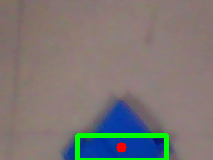
#> input picture camera/part4.png, 213 x 160 px, given in place of the camera
$ python foto.py
#> lines starting #> are read from the running program, lines starting #| are printed output that depends on the picture; after the words box and inside, x2 and y2 are one past the last pixel; in counts of white or black regions, pixels touching at a corner belong together
import cv2
import time
import numpy
#import main


vet_controle = [0, 0, 0, 0, 0, 0, 0, 0, 0]
def foto2 (classificador):
    jogada = 9
    i=0
    print(numpy.__version__)
    camera_porta=1
    camera=cv2.VideoCapture(camera_porta)
    Arquivo_raiz="C:/Users/lucas/Desktop/agora vai/imagem.png"
    Arquivo_raiz2="C:/Users/lucas/Desktop/agora vai/img2.png"
    Arquivo_teste="C:/Users/lucas/Desktop/agora vai/part0.png"
    Arquivo_teste1="C:/Users/lucas/Desktop/agora vai/part1.png"
    Arquivo_teste2="C:/Users/lucas/Desktop/agora vai/part2.png"
    Arquivo_teste3="C:/Users/lucas/Desktop/agora vai/part3.png"
    Arquivo_teste4="C:/Users/lucas/Desktop/agora vai/part4.png"
    Arquivo_teste5="C:/Users/lucas/Desktop/agora vai/part5.png"
    Arquivo_teste6="C:/Users/lucas/Desktop/agora vai/part6.png"
    Arquivo_teste7="C:/Users/lucas/Desktop/agora vai/part7.png"
    Arquivo_teste8="C:/Users/lucas/Desktop/agora vai/part8.png"

    print("tecle ESC para sair ou t para fotografar")

    kernel = numpy.ones((5 ,5), numpy.uint8)
    rangomax = numpy.array([255, 55, 55]) # B, G, R
    rangomin = numpy.array([51, 0, 0])
#-----------------------------------------------------------------------------------------------------------------------
    valor = 0
    loop = 0
    while loop == 0:
        retval, img = camera.read(0)
#> img is the input picture: shape (160, 213, 3); mean B, G, R 116.4, 118.9, 123.7
        cv2.imshow("foto", img)
        k = cv2.waitKey(100)
#> (key Esc is pressed here)
        if k == 27:
            loop = False
        elif k == ord("t"):
            cv2.imwrite(Arquivo_raiz, img)
            loop = False
        if not loop:
            img2 = cv2.imread("imagem.png")
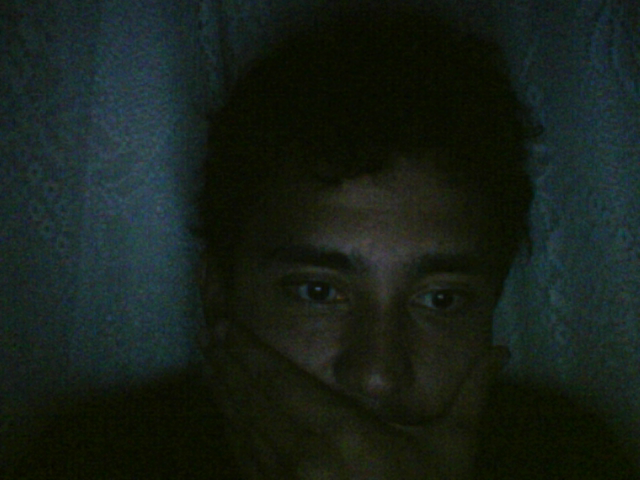
#> input picture camera/imagem.png, 640 x 480 px
#> img2 is the input picture: shape (480, 640, 3); mean B, G, R 25.2, 31.7, 22.8
            mask = cv2.inRange(img2, rangomin, rangomax)
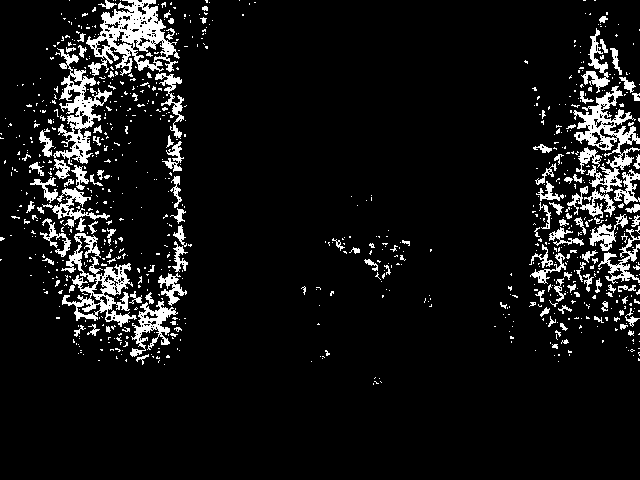
#> mask: shape (480, 640); 8.2% white; 839 white regions (714 under 20 px), largest, box (x1, y1, x2, y2) and area: (86, 0, 180, 76) 3158, (573, 86, 640, 193) 2343, (61, 233, 137, 327) 2285
            opening = cv2.morphologyEx(mask,cv2.MORPH_OPEN, kernel)
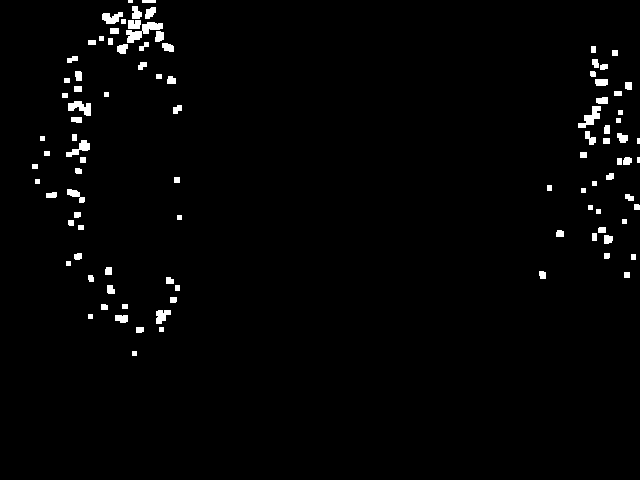
#> opening: shape (480, 640); 1.8% white; 97 white regions (3 under 20 px), largest, box (x1, y1, x2, y2) and area: (126, 22, 163, 43) 324, (578, 106, 601, 128) 227, (68, 101, 91, 116) 207
            x, y, w, h = cv2.boundingRect(opening)
#> x = 32; y = 0; w = 608; h = 356
            at = int(x+w/2)
#> at = 336
            bt = int(y+h/2)
#> bt = 178
            cv2.rectangle(img2, (x, y), (x+w, y + h), (0, 255, 0), 3)
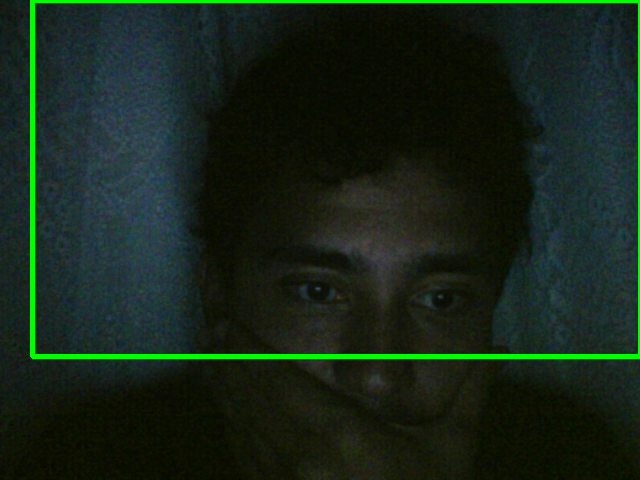
#> img2: shape (480, 640, 3); 2.39% of pixels changed, all inside (x1, y1, x2, y2) = (30, 0, 640, 359)
            cv2.circle(img2, (at, bt), 5, (0,0,255), -1)
#> img2: shape (480, 640, 3); 0.03% of pixels changed, all inside (x1, y1, x2, y2) = (331, 173, 342, 184)
            cv2.imshow('camera', img2)
            cv2.imwrite(Arquivo_raiz2, img2)
#-----------------------------------------------------------------------------------------------------------------------
 #                                           '''janela 0'''
        if classificador[0] != 0:
            part0 = img[0:155, 0:213]
            mask = cv2.inRange(part0, rangomin, rangomax)
#> mask: shape (155, 213); 1.7% white; 38 white regions (33 under 20 px), largest, box (x1, y1, x2, y2) and area: (91, 138, 117, 155) 189, (150, 138, 164, 155) 161, (80, 138, 87, 152) 62, (135, 138, 151, 144) 37, (125, 122, 131, 129) 21
            opening = cv2.morphologyEx(mask,cv2.MORPH_OPEN, kernel)
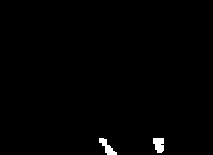
#> opening: shape (155, 213); 0.81% white; 2 white regions, box (x1, y1, x2, y2) and area: (153, 138, 164, 153) 135, (99, 138, 117, 155) 133
            x, y, w, h = cv2.boundingRect(opening)
#> x = 99; y = 138; w = 65; h = 17
            at = int(x+w/2)
#> at = 131
            bt = int(y+h/2)
#> bt = 146
            cv2.rectangle(part0, (x, y), (x+w, y + h), (0, 255, 0), 3)
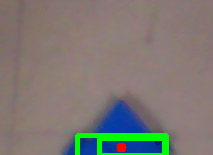
#> part0: shape (155, 213, 3); mean B, G, R 114.9, 121.1, 125.3
            cv2.circle(part0, (at, bt), 5, (0, 0, 255), -1)
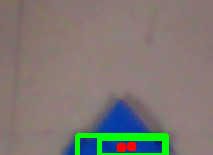
#> part0: shape (155, 213, 3); 0.25% of pixels changed, all inside (x1, y1, x2, y2) = (126, 141, 137, 152)
            cv2.imshow('camera', part0)
            cv2.imwrite(Arquivo_teste, part0)
            if (at+bt) > 0:
                print("objeto detectado em 0")
                classificador[0] = 0
                #cv2.destroyAllWindows()
                camera.release()
                valor = 0
                break
#-----------------------------------------------------------------------------------------------------------------------
#                                              janela 1
        if classificador[1] == 0:
            part1 = img[0:155, 213:426]
            #part0 = cv2.imread("imagem.png")
#> (the run stopped early here; a loop or call above may not have finished)
